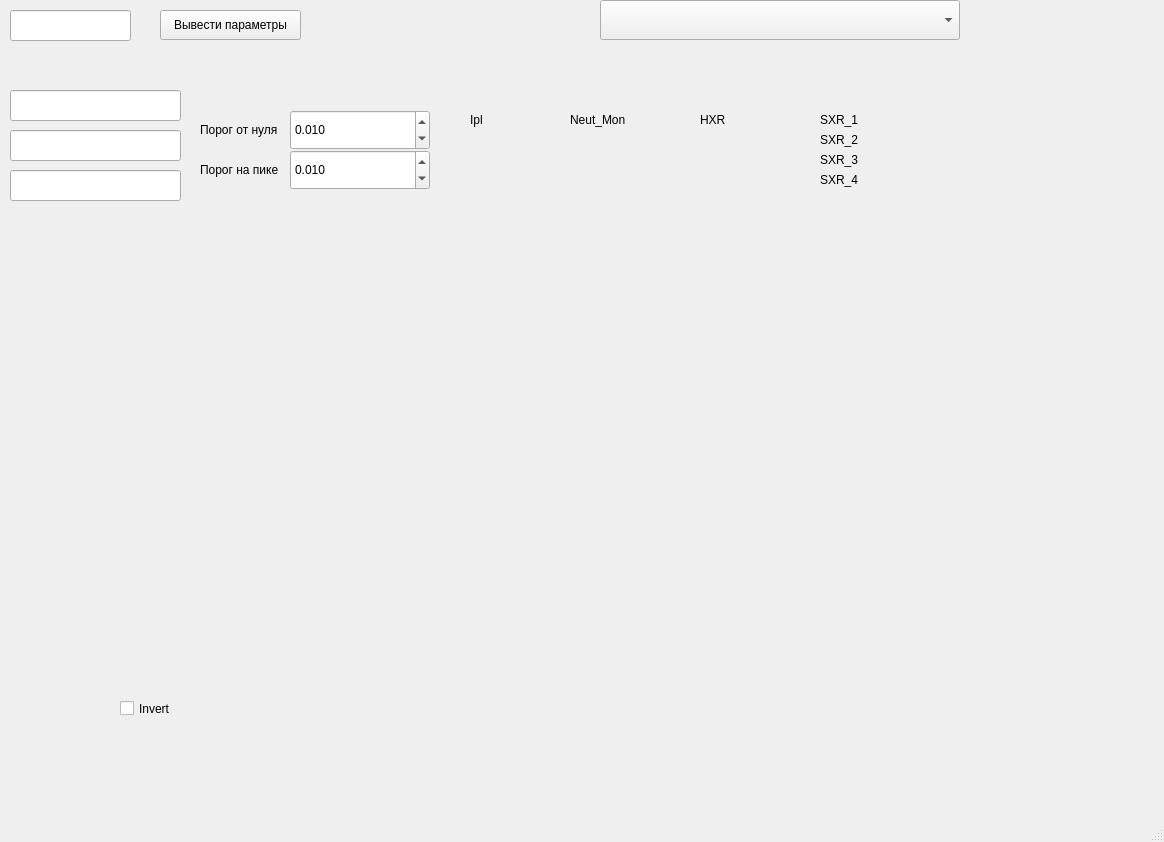
<?xml version="1.0" encoding="UTF-8"?>
<ui version="4.0">
 <class>MainWindow</class>
 <widget class="QMainWindow" name="MainWindow">
  <property name="geometry">
   <rect>
    <x>0</x>
    <y>0</y>
    <width>1164</width>
    <height>842</height>
   </rect>
  </property>
  <property name="windowTitle">
   <string>MainWindow</string>
  </property>
  <widget class="QWidget" name="centralwidget">
   <widget class="QLineEdit" name="impulseEdit">
    <property name="geometry">
     <rect>
      <x>10</x>
      <y>10</y>
      <width>121</width>
      <height>31</height>
     </rect>
    </property>
    <property name="text">
     <string/>
    </property>
   </widget>
   <widget class="QLabel" name="label_3">
    <property name="geometry">
     <rect>
      <x>470</x>
      <y>110</y>
      <width>91</width>
      <height>20</height>
     </rect>
    </property>
    <property name="text">
     <string>Ipl</string>
    </property>
   </widget>
   <widget class="QLabel" name="label_I">
    <property name="geometry">
     <rect>
      <x>490</x>
      <y>110</y>
      <width>71</width>
      <height>20</height>
     </rect>
    </property>
    <property name="text">
     <string/>
    </property>
   </widget>
   <widget class="QLabel" name="label_Neut1">
    <property name="geometry">
     <rect>
      <x>630</x>
      <y>110</y>
      <width>71</width>
      <height>20</height>
     </rect>
    </property>
    <property name="text">
     <string/>
    </property>
   </widget>
   <widget class="QLabel" name="label_6">
    <property name="geometry">
     <rect>
      <x>570</x>
      <y>110</y>
      <width>91</width>
      <height>20</height>
     </rect>
    </property>
    <property name="text">
     <string>Neut_Mon</string>
    </property>
   </widget>
   <widget class="QLabel" name="label_Neut2">
    <property name="geometry">
     <rect>
      <x>630</x>
      <y>130</y>
      <width>71</width>
      <height>20</height>
     </rect>
    </property>
    <property name="text">
     <string/>
    </property>
   </widget>
   <widget class="QLabel" name="label_8">
    <property name="geometry">
     <rect>
      <x>700</x>
      <y>110</y>
      <width>111</width>
      <height>20</height>
     </rect>
    </property>
    <property name="text">
     <string>HXR</string>
    </property>
   </widget>
   <widget class="QLabel" name="label_HXR1">
    <property name="geometry">
     <rect>
      <x>730</x>
      <y>110</y>
      <width>81</width>
      <height>20</height>
     </rect>
    </property>
    <property name="text">
     <string/>
    </property>
   </widget>
   <widget class="QLabel" name="label_10">
    <property name="geometry">
     <rect>
      <x>820</x>
      <y>110</y>
      <width>91</width>
      <height>20</height>
     </rect>
    </property>
    <property name="text">
     <string>SXR_1</string>
    </property>
   </widget>
   <widget class="QLabel" name="label_SXR1">
    <property name="geometry">
     <rect>
      <x>860</x>
      <y>110</y>
      <width>91</width>
      <height>20</height>
     </rect>
    </property>
    <property name="text">
     <string/>
    </property>
   </widget>
   <widget class="QLabel" name="label_SXR2">
    <property name="geometry">
     <rect>
      <x>860</x>
      <y>130</y>
      <width>91</width>
      <height>20</height>
     </rect>
    </property>
    <property name="text">
     <string/>
    </property>
   </widget>
   <widget class="QLabel" name="label_SXR3">
    <property name="geometry">
     <rect>
      <x>860</x>
      <y>150</y>
      <width>91</width>
      <height>20</height>
     </rect>
    </property>
    <property name="text">
     <string/>
    </property>
   </widget>
   <widget class="QLabel" name="label_SXR4">
    <property name="geometry">
     <rect>
      <x>860</x>
      <y>170</y>
      <width>91</width>
      <height>20</height>
     </rect>
    </property>
    <property name="text">
     <string/>
    </property>
   </widget>
   <widget class="QLineEdit" name="neutronEdit">
    <property name="geometry">
     <rect>
      <x>10</x>
      <y>90</y>
      <width>171</width>
      <height>31</height>
     </rect>
    </property>
    <property name="text">
     <string/>
    </property>
   </widget>
   <widget class="QLineEdit" name="currentEdit">
    <property name="geometry">
     <rect>
      <x>10</x>
      <y>130</y>
      <width>171</width>
      <height>31</height>
     </rect>
    </property>
    <property name="text">
     <string/>
    </property>
   </widget>
   <widget class="QLineEdit" name="gyroEdit">
    <property name="geometry">
     <rect>
      <x>10</x>
      <y>170</y>
      <width>171</width>
      <height>31</height>
     </rect>
    </property>
    <property name="text">
     <string/>
    </property>
   </widget>
   <widget class="QLabel" name="label">
    <property name="geometry">
     <rect>
      <x>200</x>
      <y>120</y>
      <width>81</width>
      <height>20</height>
     </rect>
    </property>
    <property name="text">
     <string>Порог от нуля</string>
    </property>
   </widget>
   <widget class="QLabel" name="label_4">
    <property name="geometry">
     <rect>
      <x>200</x>
      <y>160</y>
      <width>81</width>
      <height>20</height>
     </rect>
    </property>
    <property name="text">
     <string>Порог на пике</string>
    </property>
   </widget>
   <widget class="QDoubleSpinBox" name="ThresholdSpinBox_1">
    <property name="geometry">
     <rect>
      <x>290</x>
      <y>110</y>
      <width>140</width>
      <height>40</height>
     </rect>
    </property>
    <property name="decimals">
     <number>3</number>
    </property>
    <property name="minimum">
     <double>0.000000000000000</double>
    </property>
    <property name="maximum">
     <double>10.000000000000000</double>
    </property>
    <property name="singleStep">
     <double>0.001000000000000</double>
    </property>
    <property name="value">
     <double>0.010000000000000</double>
    </property>
   </widget>
   <widget class="QDoubleSpinBox" name="ThresholdSpinBox_2">
    <property name="geometry">
     <rect>
      <x>290</x>
      <y>150</y>
      <width>140</width>
      <height>40</height>
     </rect>
    </property>
    <property name="decimals">
     <number>3</number>
    </property>
    <property name="minimum">
     <double>0.000000000000000</double>
    </property>
    <property name="maximum">
     <double>10.000000000000000</double>
    </property>
    <property name="singleStep">
     <double>0.001000000000000</double>
    </property>
    <property name="value">
     <double>0.010000000000000</double>
    </property>
   </widget>
   <widget class="QComboBox" name="ProgramChannelBox">
    <property name="geometry">
     <rect>
      <x>600</x>
      <y>0</y>
      <width>360</width>
      <height>40</height>
     </rect>
    </property>
   </widget>
   <widget class="QPushButton" name="CalculateButton">
    <property name="geometry">
     <rect>
      <x>160</x>
      <y>10</y>
      <width>141</width>
      <height>30</height>
     </rect>
    </property>
    <property name="cursor">
     <cursorShape>CrossCursor</cursorShape>
    </property>
    <property name="text">
     <string>Вывести параметры</string>
    </property>
    <property name="iconSize">
     <size>
      <width>16</width>
      <height>16</height>
     </size>
    </property>
   </widget>
   <widget class="QLabel" name="label_11">
    <property name="geometry">
     <rect>
      <x>820</x>
      <y>130</y>
      <width>91</width>
      <height>20</height>
     </rect>
    </property>
    <property name="text">
     <string>SXR_2</string>
    </property>
   </widget>
   <widget class="QLabel" name="label_12">
    <property name="geometry">
     <rect>
      <x>820</x>
      <y>150</y>
      <width>91</width>
      <height>20</height>
     </rect>
    </property>
    <property name="text">
     <string>SXR_3</string>
    </property>
   </widget>
   <widget class="QLabel" name="label_13">
    <property name="geometry">
     <rect>
      <x>820</x>
      <y>170</y>
      <width>91</width>
      <height>20</height>
     </rect>
    </property>
    <property name="text">
     <string>SXR_4</string>
    </property>
   </widget>
   <widget class="QWidget" name="verticalLayoutWidget">
    <property name="geometry">
     <rect>
      <x>10</x>
      <y>210</y>
      <width>221</width>
      <height>351</height>
     </rect>
    </property>
    <layout class="QVBoxLayout" name="verticalLayout"/>
   </widget>
   <widget class="QWidget" name="verticalLayoutWidget_2">
    <property name="geometry">
     <rect>
      <x>260</x>
      <y>210</y>
      <width>891</width>
      <height>591</height>
     </rect>
    </property>
    <layout class="QVBoxLayout" name="verticalLayout_2"/>
   </widget>
   <widget class="QCheckBox" name="invertcheckBox">
    <property name="geometry">
     <rect>
      <x>120</x>
      <y>700</y>
      <width>70</width>
      <height>17</height>
     </rect>
    </property>
    <property name="text">
     <string>Invert</string>
    </property>
   </widget>
  </widget>
  <widget class="QMenuBar" name="menubar">
   <property name="geometry">
    <rect>
     <x>0</x>
     <y>0</y>
     <width>1164</width>
     <height>21</height>
    </rect>
   </property>
  </widget>
  <widget class="QStatusBar" name="statusbar"/>
 </widget>
 <resources/>
 <connections/>
</ui>
